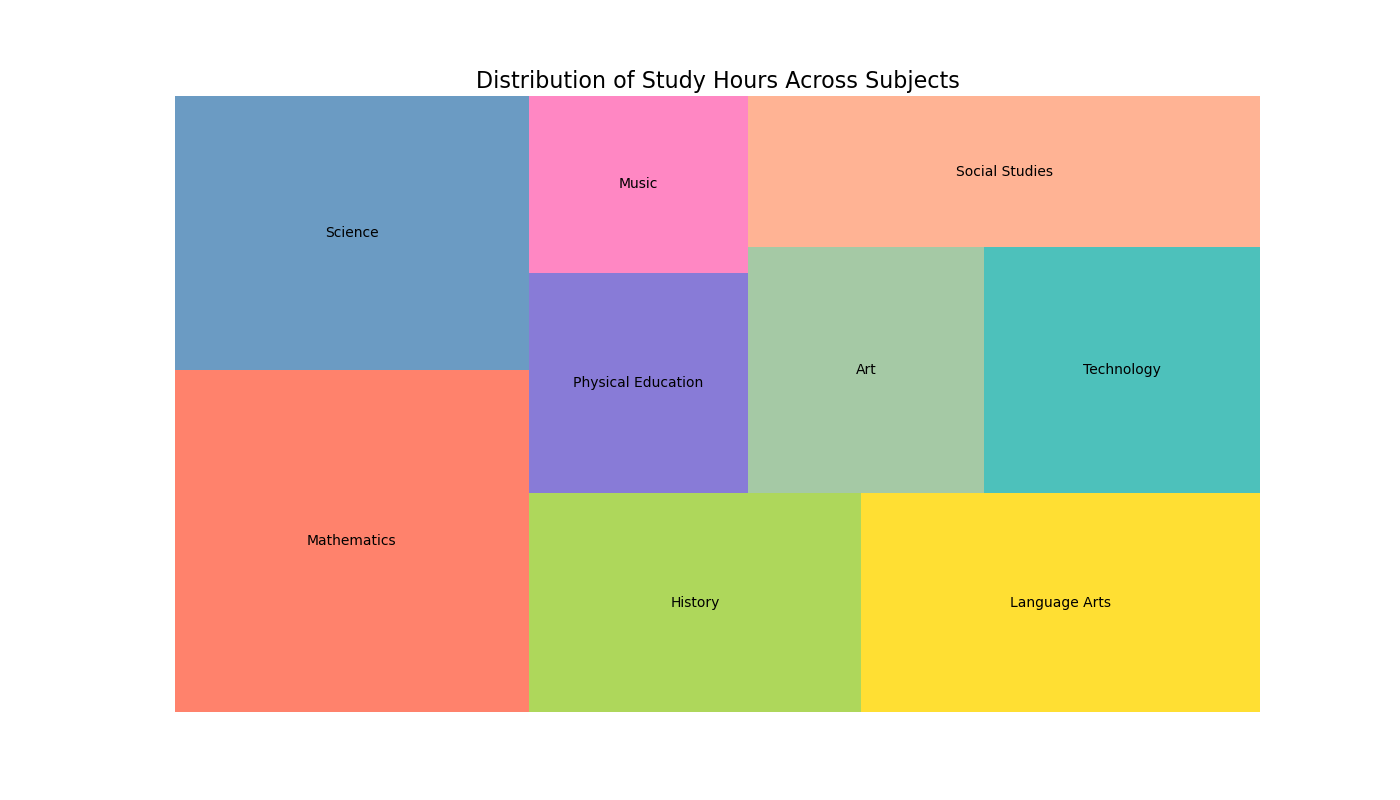

Recreate this plot in Python.

import matplotlib.pyplot as plt
import squarify  # pip install squarify (algorithm for treemap)

# Data
subjects = ['Mathematics', 'Science', 'History', 'Language Arts', 'Physical Education', 'Music', 'Art', 'Technology', 'Social Studies']
hours = [25, 20, 15, 18, 10, 8, 12, 14, 16]

# Color Scheme in HEX
colors = ['#FF6347', '#4682B4', '#9ACD32', '#FFD700', '#6A5ACD', '#FF69B4', '#8FBC8F', '#20B2AA', '#FFA07A']

# Creating a figure to accommodate a larger treemap
fig, ax = plt.subplots(1, figsize=(14, 8))

# Creating the treemap
squarify.plot(sizes=hours, label=subjects, color=colors, alpha=0.8, ax=ax)

# Title of the treemap
plt.title('Distribution of Study Hours Across Subjects', fontsize=16)

# Removing the axes for better aesthetics
plt.axis('off')

# Display the plot
plt.show()
